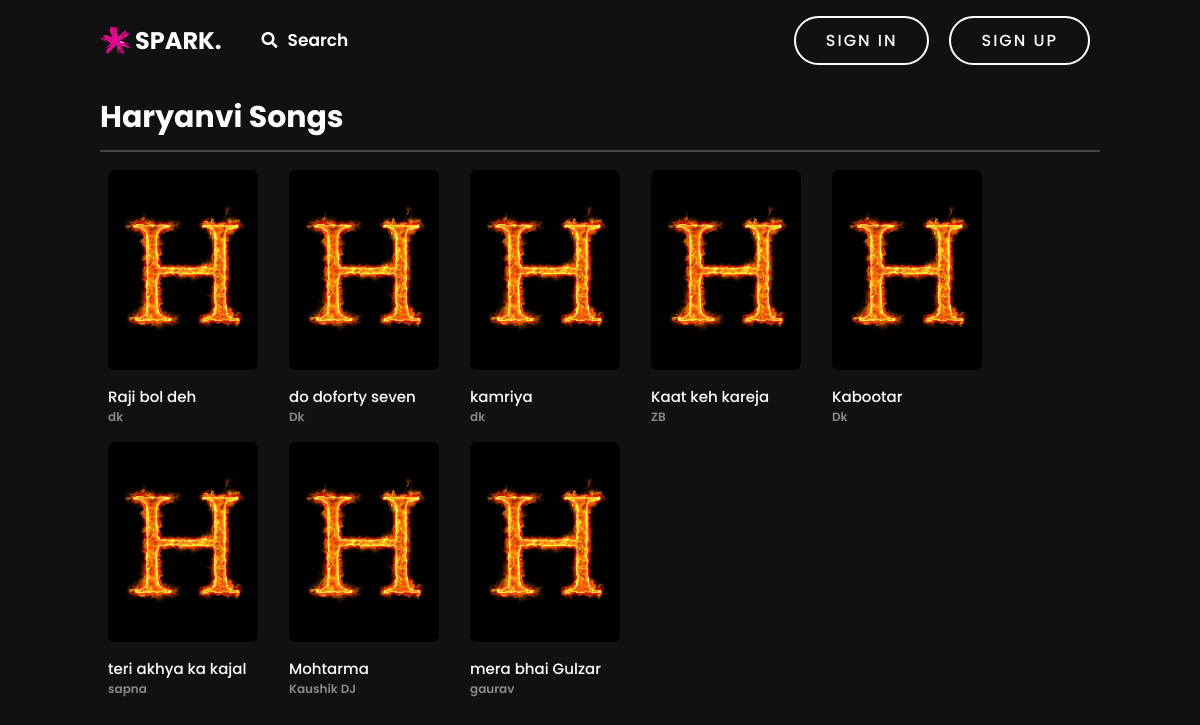
The app's page /haryanvi-songs/ with its own data.
### musicapp/models.py (models this page shows, shortened)
class Song(models.Model):
    language_choice = (("Hindi", "Hindi"), ("English", "English"), ("Punjabi", "Punjabi"), ("Haryanvi", "Haryanvi"), ("Assamese", "Assamese"), ("Bhojpuri", "Bhojpuri"))
    name = models.CharField(max_length=200)
    album = models.CharField(max_length=200)
    artists = models.CharField(max_length=200)
    release_date = models.IntegerField()
    language = models.CharField(max_length=30, choices=language_choice, default="Hindi")
    song_thumbnail = models.FileField()
    song_mp3 = models.FileField()

### musicapp/views.py (the view, shortened to what this page needs)
# urls.py: path('haryanvi-songs/', views.haryanvi_songs, name='haryanvi-songs'),
def haryanvi_songs(request):
    songs = Song.objects.all().filter(language="Haryanvi")
    last_played_song = None
    if not request.user.is_anonymous:
        last_played_list = list(Recent.objects.filter(user=request.user).values("song_id").order_by("-id"))
        if last_played_list:
            last_played_id = last_played_list[0]["song_id"]
            last_played_song = Song.objects.get(id=last_played_id)
    context = {
        "haryanvi_songs": songs,
        "last_played_song": last_played_song,
    }
    return render(request, "musicapp/haryanvi-songs.html", context=context)

### templates/musicapp/haryanvi-songs.html (shortened to what this page needs)
{% extends 'base.html' %}
{% load static %}
{% block body %}
<section class="mymusic-wrapper">
    <div class="music">
        <h3>Haryanvi Songs</h3>
    </div>
    <div class="container">
        <div class="ok">
            <div class="heart">
                {% for song in haryanvi_songs %}
                <div class="playlist-wrapper">
                    <div class="gallery-cell">
                        <img src="{{ song.song_thumbnail.url }}">
                    </div>
                    <div class="playlist_name">{{ song.name }}</div>
                    <div class="playlist_desc">{{ song.album }}</div>
                </div>
                {% endfor %}
            </div>
        </div>
    </div>
</section>
{% endblock body %}

### templates/base.html (style rules this page uses)
* { margin: 0; padding: 0; box-sizing: border-box; font-family: "Poppins", sans-serif; }
body { background-color: #111; margin-bottom: 230px; }
img { height: 100%; width: 100%; object-fit: cover; border-radius: 7px; }
h3 { font-size: 14px; color: #777; }

### templates/musicapp/haryanvi-songs.html (style rules this page uses)
.container { margin-bottom: 25px; }
.mymusic-wrapper { padding-top: 85px; margin: 0px 100px; }
.music { border-bottom: solid #444 2px; }
.music h3 { color: #fff; font-size: 30px; padding: 10px 0; }
.ok { color: #fff; margin: 10px 0px; }
.heart { display: flex; align-items: center; flex-wrap: wrap; }
.playlist-wrapper { margin: 8px; display: flex; flex-direction: column; }
.playlist-wrapper img { height: 170px; margin-bottom: 10px; }
.playlist_name { font-size: 15px; font-weight: 500; text-overflow: ellipsis; overflow: hidden; width: 150px; white-space: nowrap; }
.gallery-cell { position: relative; width: 150px; height: 200px; margin-right: 15px; border-radius: 7px; margin-bottom: 15px; }
.gallery-cell img { position: absolute; width: 100%; height: 100%; object-fit: cover; border-radius: 7px; }
.playlist_desc { font-size: 12px; color: #888; font-weight: 600; }

### records on screen
Song: song_thumbnail (picture), name "Raji bol deh", album "dk"
Song: song_thumbnail (picture), name "do doforty seven", album "Dk"
Song: song_thumbnail (picture), name "kamriya", album "dk"
Song: song_thumbnail (picture), name "Kaat keh kareja", album "ZB"
Song: song_thumbnail (picture), name "Kabootar", album "Dk"
Song: song_thumbnail (picture), name "teri akhya ka kajal", album "sapna"
Song: song_thumbnail (picture), name "Mohtarma", album "Kaushik DJ"
Song: song_thumbnail (picture), name "mera bhai Gulzar", album "gaurav"
